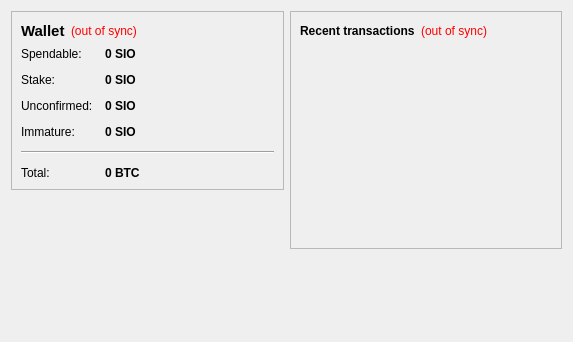
<?xml version="1.0" encoding="UTF-8"?>
<ui version="4.0">
 <class>OverviewPage</class>
 <widget class="QWidget" name="OverviewPage">
  <property name="geometry">
   <rect>
    <x>0</x>
    <y>0</y>
    <width>573</width>
    <height>342</height>
   </rect>
  </property>
  <property name="windowTitle">
   <string>Form</string>
  </property>
  <layout class="QHBoxLayout" name="horizontalLayout" stretch="1,1">
   <item>
    <layout class="QVBoxLayout" name="verticalLayout_2">
     <item>
      <widget class="QFrame" name="frame">
       <property name="frameShape">
        <enum>QFrame::StyledPanel</enum>
       </property>
       <property name="frameShadow">
        <enum>QFrame::Raised</enum>
       </property>
       <layout class="QVBoxLayout" name="verticalLayout_4">
        <item>
         <layout class="QHBoxLayout" name="horizontalLayout_4">
          <item>
           <widget class="QLabel" name="label_5">
            <property name="font">
             <font>
              <pointsize>11</pointsize>
              <weight>75</weight>
              <bold>true</bold>
             </font>
            </property>
            <property name="text">
             <string>Wallet</string>
            </property>
           </widget>
          </item>
          <item>
           <widget class="QLabel" name="labelWalletStatus">
            <property name="toolTip">
             <string>The displayed information may be out of date. Your wallet automatically synchronizes with the Xsiox network after a connection is established, but this process has not completed yet.</string>
            </property>
            <property name="styleSheet">
             <string notr="true">QLabel { color: red; }</string>
            </property>
            <property name="text">
             <string notr="true">(out of sync)</string>
            </property>
            <property name="alignment">
             <set>Qt::AlignLeading|Qt::AlignLeft|Qt::AlignVCenter</set>
            </property>
           </widget>
          </item>
          <item>
           <spacer name="horizontalSpacer_2">
            <property name="orientation">
             <enum>Qt::Horizontal</enum>
            </property>
            <property name="sizeHint" stdset="0">
             <size>
              <width>40</width>
              <height>20</height>
             </size>
            </property>
           </spacer>
          </item>
         </layout>
        </item>
        <item>
         <layout class="QFormLayout" name="formLayout_2">
          <property name="fieldGrowthPolicy">
           <enum>QFormLayout::AllNonFixedFieldsGrow</enum>
          </property>
          <property name="horizontalSpacing">
           <number>12</number>
          </property>
          <property name="verticalSpacing">
           <number>12</number>
          </property>
          <item row="0" column="0">
           <widget class="QLabel" name="label">
            <property name="text">
             <string>Spendable:</string>
            </property>
           </widget>
          </item>
          <item row="0" column="1">
           <widget class="QLabel" name="labelBalance">
            <property name="font">
             <font>
              <weight>75</weight>
              <bold>true</bold>
             </font>
            </property>
            <property name="cursor">
             <cursorShape>IBeamCursor</cursorShape>
            </property>
            <property name="toolTip">
             <string>Your current spendable balance</string>
            </property>
            <property name="text">
             <string notr="true">0 SIO</string>
            </property>
            <property name="textInteractionFlags">
             <set>Qt::LinksAccessibleByMouse|Qt::TextSelectableByKeyboard|Qt::TextSelectableByMouse</set>
            </property>
           </widget>
          </item>
          <item row="1" column="0">
           <widget class="QLabel" name="label_6">
            <property name="text">
             <string>Stake:</string>
            </property>
           </widget>
          </item>
          <item row="1" column="1">
           <widget class="QLabel" name="labelStake">
            <property name="font">
             <font>
              <weight>75</weight>
              <bold>true</bold>
             </font>
            </property>
            <property name="cursor">
             <cursorShape>IBeamCursor</cursorShape>
            </property>
            <property name="toolTip">
             <string>Total of coins that was staked, and do not yet count toward the current balance</string>
            </property>
            <property name="text">
             <string notr="true">0 SIO</string>
            </property>
            <property name="textInteractionFlags">
             <set>Qt::LinksAccessibleByMouse|Qt::TextSelectableByKeyboard|Qt::TextSelectableByMouse</set>
            </property>
           </widget>
          </item>
          <item row="2" column="0">
           <widget class="QLabel" name="label_3">
            <property name="text">
             <string>Unconfirmed:</string>
            </property>
           </widget>
          </item>
          <item row="2" column="1">
           <widget class="QLabel" name="labelUnconfirmed">
            <property name="font">
             <font>
              <weight>75</weight>
              <bold>true</bold>
             </font>
            </property>
            <property name="cursor">
             <cursorShape>IBeamCursor</cursorShape>
            </property>
            <property name="toolTip">
             <string>Total of transactions that have yet to be confirmed, and do not yet count toward the current balance</string>
            </property>
            <property name="text">
             <string notr="true">0 SIO</string>
            </property>
            <property name="textInteractionFlags">
             <set>Qt::LinksAccessibleByMouse|Qt::TextSelectableByKeyboard|Qt::TextSelectableByMouse</set>
            </property>
           </widget>
          </item>
          <item row="3" column="0">
           <widget class="QLabel" name="labelImmatureText">
            <property name="text">
             <string>Immature:</string>
            </property>
           </widget>
          </item>
          <item row="3" column="1">
           <widget class="QLabel" name="labelImmature">
            <property name="font">
             <font>
              <weight>75</weight>
              <bold>true</bold>
             </font>
            </property>
            <property name="toolTip">
             <string>Mined balance that has not yet matured</string>
            </property>
            <property name="text">
             <string notr="true">0 SIO</string>
            </property>
            <property name="textInteractionFlags">
             <set>Qt::LinksAccessibleByMouse|Qt::TextSelectableByKeyboard|Qt::TextSelectableByMouse</set>
            </property>
           </widget>
          </item>
          <item row="4" column="0" colspan="2">
           <widget class="Line" name="line">
            <property name="orientation">
             <enum>Qt::Horizontal</enum>
            </property>
           </widget>
          </item>
          <item row="5" column="0">
           <widget class="QLabel" name="labelTotalText">
            <property name="text">
             <string>Total:</string>
            </property>
           </widget>
          </item>
          <item row="5" column="1">
           <widget class="QLabel" name="labelTotal">
            <property name="font">
             <font>
              <weight>75</weight>
              <bold>true</bold>
             </font>
            </property>
            <property name="cursor">
             <cursorShape>IBeamCursor</cursorShape>
            </property>
            <property name="toolTip">
             <string>Your current total balance</string>
            </property>
            <property name="text">
             <string notr="true">0 BTC</string>
            </property>
            <property name="textInteractionFlags">
             <set>Qt::LinksAccessibleByMouse|Qt::TextSelectableByKeyboard|Qt::TextSelectableByMouse</set>
            </property>
           </widget>
          </item>
         </layout>
        </item>
       </layout>
      </widget>
     </item>
     <item>
      <spacer name="verticalSpacer">
       <property name="orientation">
        <enum>Qt::Vertical</enum>
       </property>
       <property name="sizeHint" stdset="0">
        <size>
         <width>20</width>
         <height>40</height>
        </size>
       </property>
      </spacer>
     </item>
    </layout>
   </item>
   <item>
    <layout class="QVBoxLayout" name="verticalLayout_3">
     <item>
      <widget class="QFrame" name="frame_2">
       <property name="frameShape">
        <enum>QFrame::StyledPanel</enum>
       </property>
       <property name="frameShadow">
        <enum>QFrame::Raised</enum>
       </property>
       <layout class="QVBoxLayout" name="verticalLayout">
        <item>
         <layout class="QHBoxLayout" name="horizontalLayout_2">
          <item>
           <widget class="QLabel" name="label_4">
            <property name="text">
             <string>&lt;b&gt;Recent transactions&lt;/b&gt;</string>
            </property>
           </widget>
          </item>
          <item>
           <widget class="QLabel" name="labelTransactionsStatus">
            <property name="toolTip">
             <string>The displayed information may be out of date. Your wallet automatically synchronizes with the Xsiox network after a connection is established, but this process has not completed yet.</string>
            </property>
            <property name="styleSheet">
             <string notr="true">QLabel { color: red; }</string>
            </property>
            <property name="text">
             <string notr="true">(out of sync)</string>
            </property>
            <property name="alignment">
             <set>Qt::AlignRight|Qt::AlignTrailing|Qt::AlignVCenter</set>
            </property>
           </widget>
          </item>
          <item>
           <spacer name="horizontalSpacer">
            <property name="orientation">
             <enum>Qt::Horizontal</enum>
            </property>
            <property name="sizeHint" stdset="0">
             <size>
              <width>40</width>
              <height>20</height>
             </size>
            </property>
           </spacer>
          </item>
         </layout>
        </item>
        <item>
         <widget class="QListView" name="listTransactions">
          <property name="styleSheet">
           <string notr="true">QListView { background: transparent; }</string>
          </property>
          <property name="frameShape">
           <enum>QFrame::NoFrame</enum>
          </property>
          <property name="verticalScrollBarPolicy">
           <enum>Qt::ScrollBarAlwaysOff</enum>
          </property>
          <property name="horizontalScrollBarPolicy">
           <enum>Qt::ScrollBarAlwaysOff</enum>
          </property>
          <property name="selectionMode">
           <enum>QAbstractItemView::NoSelection</enum>
          </property>
         </widget>
        </item>
       </layout>
      </widget>
     </item>
     <item>
      <spacer name="verticalSpacer_2">
       <property name="orientation">
        <enum>Qt::Vertical</enum>
       </property>
       <property name="sizeHint" stdset="0">
        <size>
         <width>20</width>
         <height>40</height>
        </size>
       </property>
      </spacer>
     </item>
    </layout>
   </item>
  </layout>
 </widget>
 <resources/>
 <connections/>
</ui>
